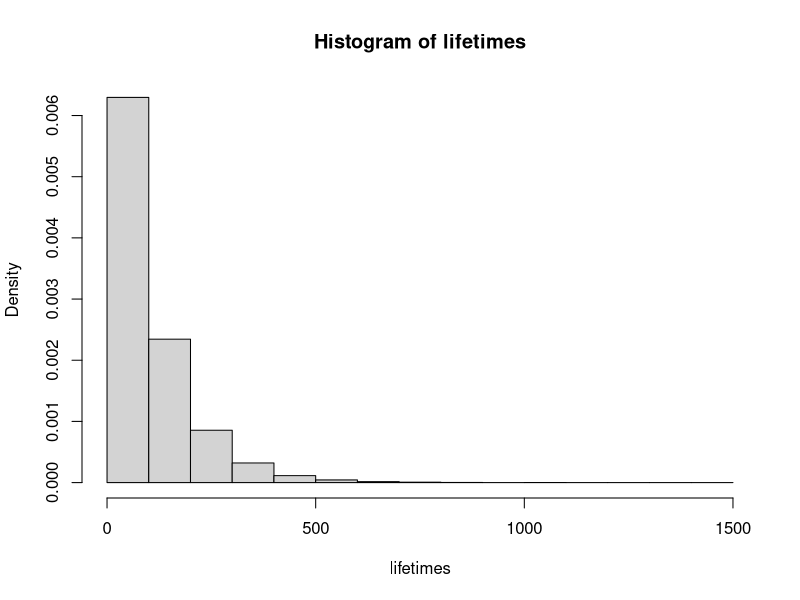
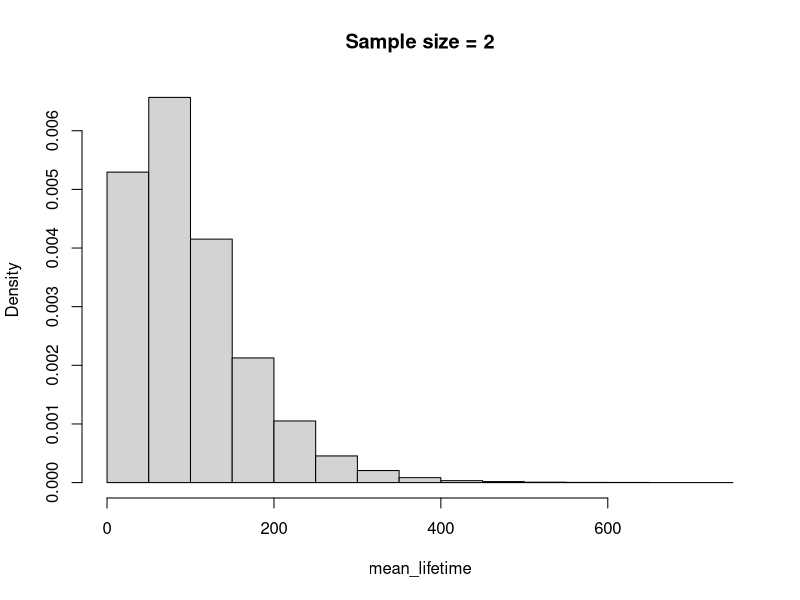
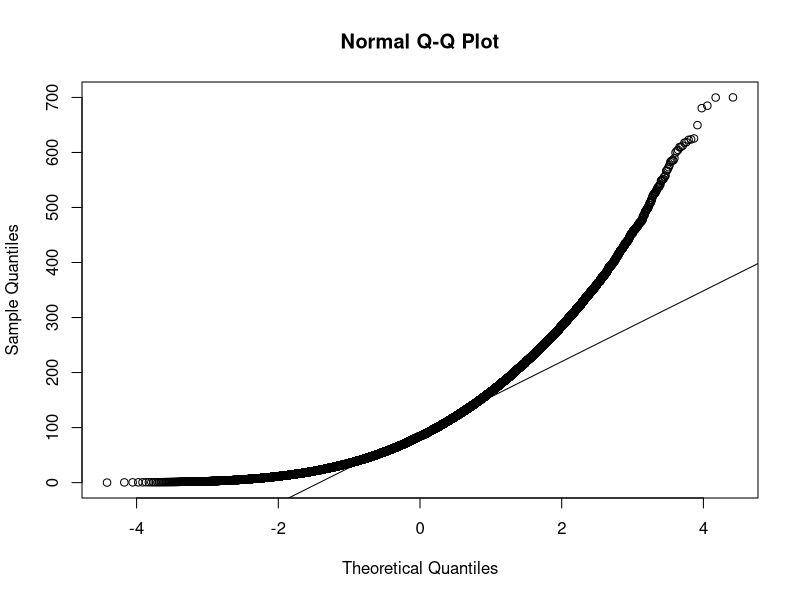
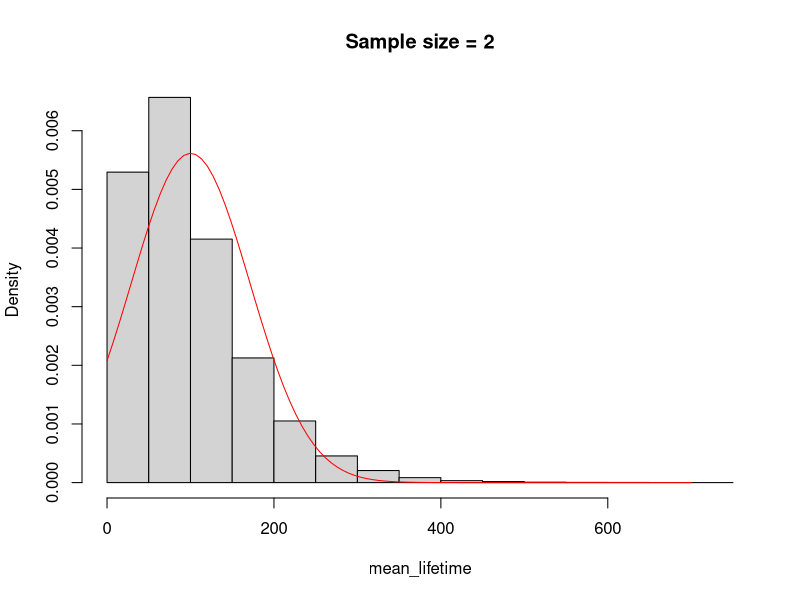
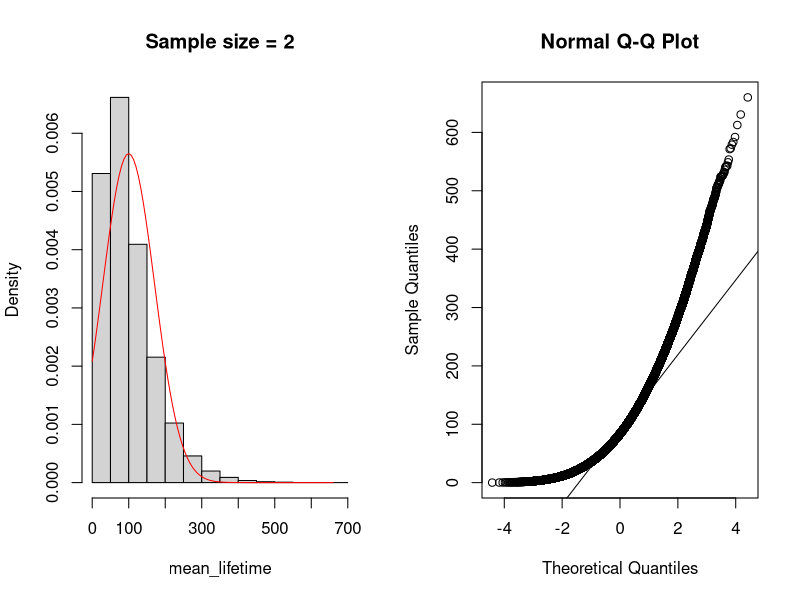
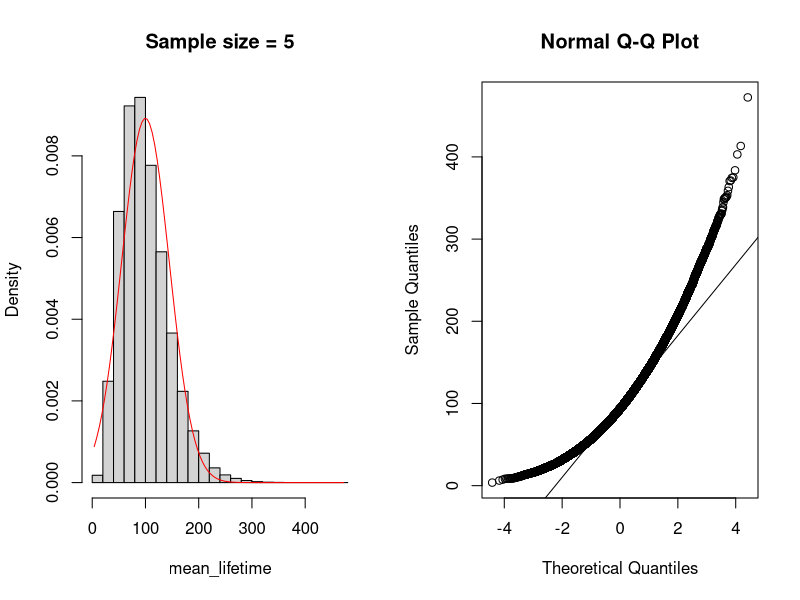
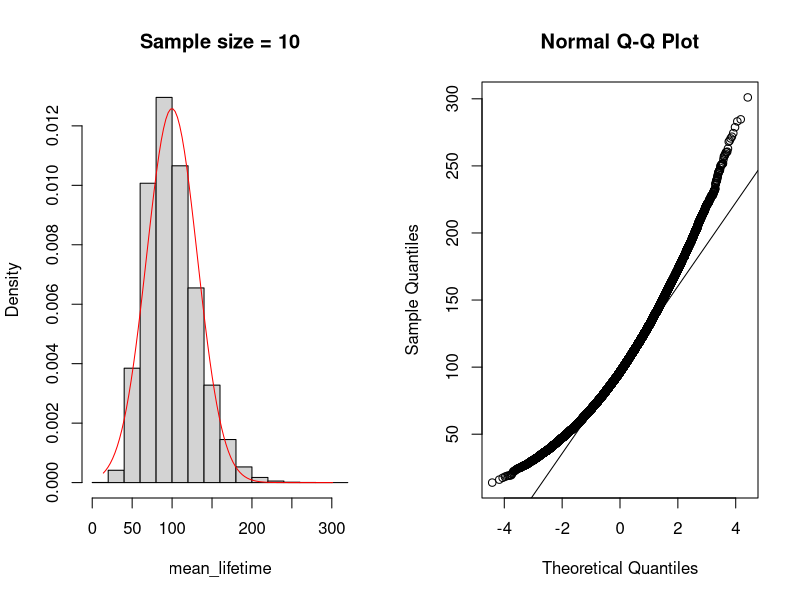
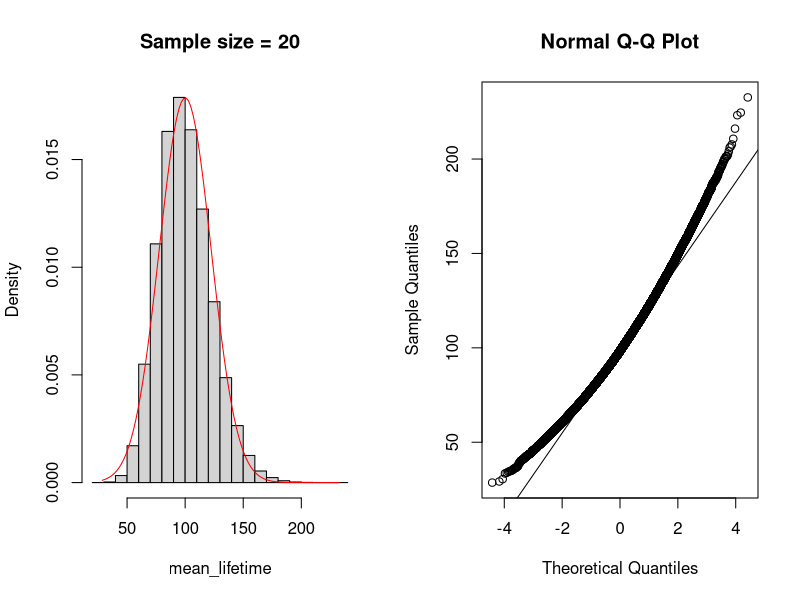

Source code (R) for these figures, in order:
## ---- chunk 1
knitr::opts_chunk$set(echo = TRUE)
## ---- chunk 2
lifetimes = rexp(100000, 0.01)
hist(lifetimes, freq = FALSE)
## ---- chunk 3
mean(lifetimes)
## ---- chunk 4
n = 2    # sample size
m = 0.01 # mortality rate in the population
n_iter = 100000
mean_lifetime = rep(NA, n_iter)
for(i in 1:n_iter){
    lifetime = rexp(n, m) # Random lifetimes when mortality rate is constant over time
    mean_lifetime[i] = mean(lifetime)
}
hist(mean_lifetime, freq = FALSE, main = paste("Sample size =", n))
## ---- chunk 5
qqnorm(mean_lifetime)
qqline(mean_lifetime)
## ---- chunk 6
(theoretical_SEM = (1/m)/sqrt(2))
(empirical_SEM = sd(mean_lifetime))
## ---- chunk 7
hist(mean_lifetime, freq = FALSE, main = paste("Sample size =", n))
xx = seq(min(mean_lifetime), max(mean_lifetime), length.out=100)
lines(xx, dnorm(xx, mean(mean_lifetime), sd(mean_lifetime)), col="red")
## ---- chunk 8
SimMeanLifetimes = function(n, m = 0.01, n_iter = 100000){
    mean_lifetime = rep(NA, n_iter)
    for(i in 1:n_iter){
        lifetime = rexp(n, m) # Random lifetimes when mortality rate is constant over time
        mean_lifetime[i] = mean(lifetime)
    }
    par(mfrow=c(1,2))
    hist(mean_lifetime, freq = FALSE, main = paste("Sample size =", n))
    xx = seq(min(mean_lifetime), max(mean_lifetime), length.out=100)
    lines(xx, dnorm(xx, mean(mean_lifetime), sd(mean_lifetime)), col="red")
    qqnorm(mean_lifetime)
    qqline(mean_lifetime)
}
## ---- chunk 9
SimMeanLifetimes(n = 2)
SimMeanLifetimes(n = 5)
SimMeanLifetimes(n = 10)
SimMeanLifetimes(n = 20)
SimMeanLifetimes(n = 50)
SimMeanLifetimes(n = 100)
SimMeanLifetimes(n = 200)
SimMeanLifetimes(n = 1000)
## ---- chunk 10
n = 5
m = 0.01
n_iter = 10000
mean_lifetime = sd_mean_lifetime = rep(NA, n_iter)
for(i in 1:n_iter){
    lifetime = rexp(n, m) # Random lifetimes when mortality rate is constant over time
    mean_lifetime[i] = mean(lifetime)
    sd_mean_lifetime[i] = sd(mean_lifetime, na.rm=TRUE)
}
plot(1:n_iter, sd_mean_lifetime, type="l", xlab="Iteration", ylab="SD of the mean")
(theoretical_SEM = (1/m)/sqrt(n))
abline(h = theoretical_SEM, col="red")
